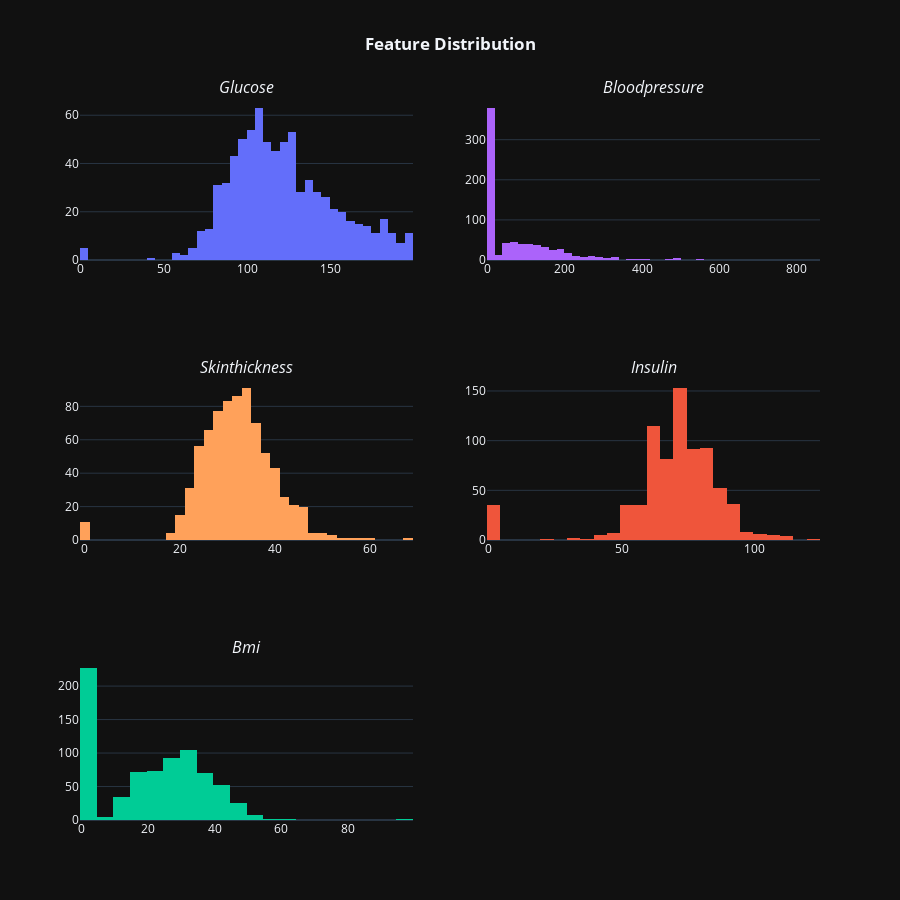

Source (notebook cell):
### Code cell
# Defining the subplot's dimension
fig = make_subplots(rows = 3,
                    cols = 2,
                    subplot_titles=[f'<i>{i.title()}' for i in feature_list])

l = len(feature_list)

# Adding trace to the subplots
for i in range(l):
    fig.add_trace(go.Histogram(x = df[feature_list[i]]),
                  col = i % 2 + 1,
                  row = i % 3 + 1)

# Modifying the Plot Parameters
fig.update_layout(height = 900,
                width = 900,
                title_text = '<b>Feature Distribution',
                template = 'plotly_dark',
                title_x = 0.5,
                showlegend=False)


fig.show()

### Figure 1 — Plotly figure (JSON) as saved in the notebook; plotly's stock layout.template omitted (floating-point values rounded to 4 significant figures; data arrays with more than 128 entries replaced by an {"elided": "..."} marker saying what was removed)
{"data": [{"type": "histogram", "x": {"elided": "768 int values"}, "xaxis": "x", "yaxis": "y"}, {"type": "histogram", "x": {"elided": "768 int values"}, "xaxis": "x4", "yaxis": "y4"}, {"type": "histogram", "x": {"elided": "768 int values"}, "xaxis": "x5", "yaxis": "y5"}, {"type": "histogram", "x": {"elided": "768 int values"}, "xaxis": "x2", "yaxis": "y2"}, {"type": "histogram", "x": {"elided": "768 float values"}, "xaxis": "x3", "yaxis": "y3"}], "layout": {"annotations": [{"font": {"size": 16}, "showarrow": false, "text": "<i>Glucose", "x": 0.225, "xanchor": "center", "xref": "paper", "y": 1, "yanchor": "bottom", "yref": "paper"}, {"font": {"size": 16}, "showarrow": false, "text": "<i>Bloodpressure", "x": 0.775, "xanchor": "center", "xref": "paper", "y": 1, "yanchor": "bottom", "yref": "paper"}, {"font": {"size": 16}, "showarrow": false, "text": "<i>Skinthickness", "x": 0.225, "xanchor": "center", "xref": "paper", "y": 0.6111, "yanchor": "bottom", "yref": "paper"}, {"font": {"size": 16}, "showarrow": false, "text": "<i>Insulin", "x": 0.775, "xanchor": "center", "xref": "paper", "y": 0.6111, "yanchor": "bottom", "yref": "paper"}, {"font": {"size": 16}, "showarrow": false, "text": "<i>Bmi", "x": 0.225, "xanchor": "center", "xref": "paper", "y": 0.2222, "yanchor": "bottom", "yref": "paper"}], "height": 900, "showlegend": false, "title": {"text": "<b>Feature Distribution", "x": 0.5}, "width": 900, "xaxis": {"anchor": "y", "domain": [0, 0.45]}, "xaxis2": {"anchor": "y2", "domain": [0.55, 1]}, "xaxis3": {"anchor": "y3", "domain": [0, 0.45]}, "xaxis4": {"anchor": "y4", "domain": [0.55, 1]}, "xaxis5": {"anchor": "y5", "domain": [0, 0.45]}, "xaxis6": {"anchor": "y6", "domain": [0.55, 1]}, "yaxis": {"anchor": "x", "domain": [0.7778, 1]}, "yaxis2": {"anchor": "x2", "domain": [0.7778, 1]}, "yaxis3": {"anchor": "x3", "domain": [0.3889, 0.6111]}, "yaxis4": {"anchor": "x4", "domain": [0.3889, 0.6111]}, "yaxis5": {"anchor": "x5", "domain": [0, 0.2222]}, "yaxis6": {"anchor": "x6", "domain": [0, 0.2222]}}}
